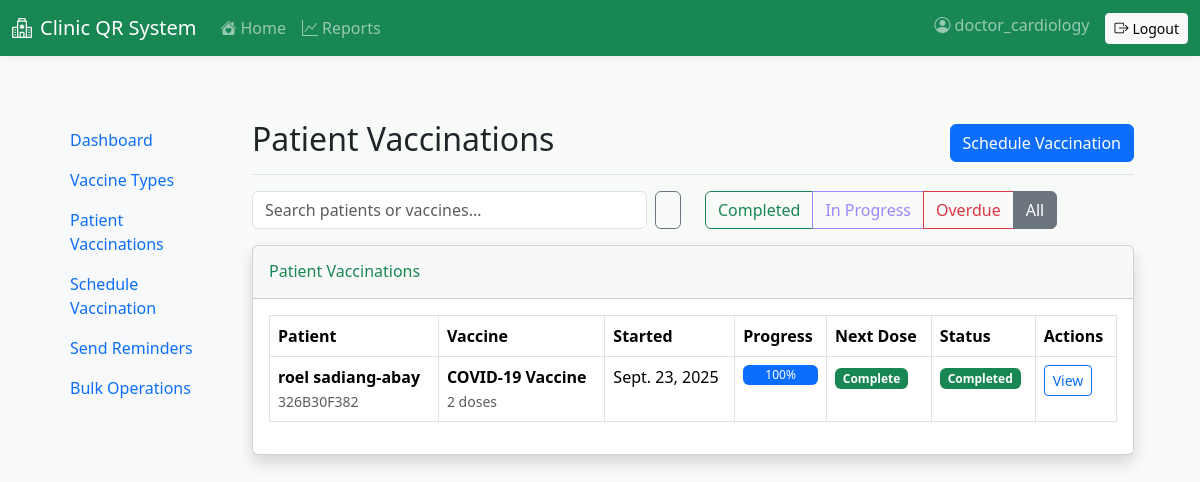
/vaccinations/vaccinations/ (signed in), run on an earlier commit of the app's database.
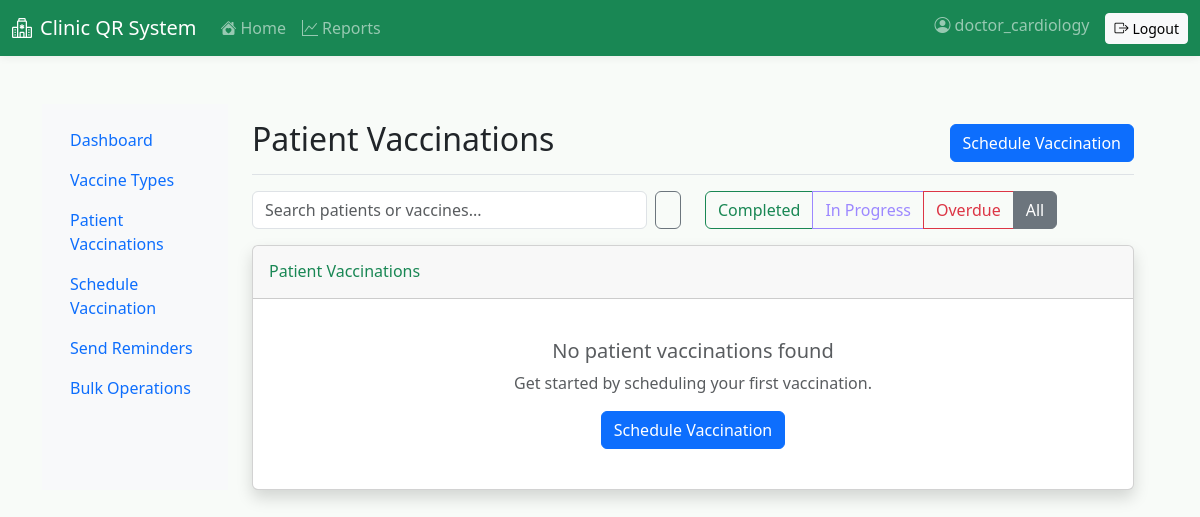
And on a later commit of the database.
### vaccinations/models.py (models this page shows, shortened)
class PatientVaccination(models.Model):
    patient = models.ForeignKey('patients.Patient', on_delete=models.CASCADE, related_name='vaccinations')
    vaccine_type = models.ForeignKey(VaccineType, on_delete=models.CASCADE, related_name='patient_vaccinations')
    started_date = models.DateField(default=timezone.now)
    completed = models.BooleanField(default=False)
    completion_date = models.DateField(null=True, blank=True)
    notes = models.TextField(blank=True)
    created_by = models.ForeignKey(User, on_delete=models.SET_NULL, null=True, blank=True)
    created_at = models.DateTimeField(auto_now_add=True)
    class Meta:
        unique_together = ['patient', 'vaccine_type']
        ordering = ['-created_at']
    def get_next_dose_number(self):
        administered_doses = self.doses.filter(administered=True).count()
        return administered_doses + 1
    def get_next_dose_date(self):
        next_dose_number = self.get_next_dose_number()
        if next_dose_number > self.vaccine_type.total_doses_required:
            return None
        schedule = self.vaccine_type.get_dose_schedule(self.started_date)
        if next_dose_number <= len(schedule):
            return schedule[next_dose_number - 1]
        return None
    def get_completion_percentage(self):
        administered = self.doses.filter(administered=True).count()
        return (administered / self.vaccine_type.total_doses_required) * 100

class VaccineType(models.Model):
    name = models.CharField(max_length=100, unique=True)
    description = models.TextField(blank=True)
    total_doses_required = models.PositiveIntegerField(
        default=1,
        validators=[MinValueValidator(1), MaxValueValidator(10)],
        help_text="Total number of doses required for complete vaccination"
    )
    dose_intervals = models.JSONField(
        default=list,
        help_text="List of intervals in days between doses (e.g., [0, 28, 180] for 0, 1 month, 6 months)"
    )
    age_minimum = models.PositiveIntegerField(
        default=0,
        help_text="Minimum age in months for this vaccine"
    )
    age_maximum = models.PositiveIntegerField(
        null=True, blank=True,
        help_text="Maximum age in months for this vaccine (null for no limit)"
    )
    is_active = models.BooleanField(default=True)
    created_at = models.DateTimeField(auto_now_add=True)
    class Meta:
        ordering = ['name']

### patients/models.py (models this page shows, shortened)
class Patient(models.Model):
    user = models.OneToOneField(User, on_delete=models.SET_NULL, null=True, blank=True, related_name='patient_profile')
    full_name = models.CharField(max_length=255)
    age = models.PositiveIntegerField(validators=[MinValueValidator(0)])
    address = models.TextField()
    contact = models.CharField(max_length=50)
    email = models.EmailField(unique=True)
    patient_code = models.CharField(max_length=20, unique=True)
    qr_code = models.ImageField(upload_to='qr_codes/', blank=True, null=True)
    profile_photo = models.ImageField(upload_to='profile_photos/', blank=True, null=True, help_text='Patient profile photo')
    must_change_password = models.BooleanField(default=False)
    created_at = models.DateTimeField(auto_now_add=True)

### vaccinations/views.py (the view, shortened to what this page needs)
# urls.py: path('vaccinations/', views.patient_vaccination_list, name='patient_vaccination_list'),
@login_required
def patient_vaccination_list(request):
    vaccinations = PatientVaccination.objects.select_related(
        'patient', 'vaccine_type', 'created_by'
    ).order_by('-created_at')
    search_query = request.GET.get('search', '')
    if search_query:
        vaccinations = vaccinations.filter(
            Q(patient__full_name__icontains=search_query) |
            Q(patient__patient_code__icontains=search_query) |
            Q(vaccine_type__name__icontains=search_query)
        )
    status_filter = request.GET.get('status', '')
    if status_filter == 'completed':
        vaccinations = vaccinations.filter(completed=True)
    elif status_filter == 'pending':
        vaccinations = vaccinations.filter(completed=False)
    overdue_filter = request.GET.get('overdue', '')
    paginator = Paginator(vaccinations, 20)
    page_number = request.GET.get('page')
    page_obj = paginator.get_page(page_number)
    context = {
        'page_obj': page_obj,
        'search_query': search_query,
        'status_filter': status_filter,
        'overdue_filter': overdue_filter,
    }
    return render(request, 'vaccinations/patient_vaccination_list.html', context)

### vaccinations/templates/vaccinations/patient_vaccination_list.html (shortened to what this page needs)
{% extends 'vaccinations/base.html' %}
{% block page_title %}Patient Vaccinations{% endblock %}
{% block page_actions %}
<a href="{% url 'vaccinations:vaccination_schedule' %}" class="btn btn-primary">
     Schedule Vaccination
</a>
{% endblock %}
{% block page_content %}
<div class="row mb-3">
    <div class="col-md-6">
        <form method="get" class="d-flex">
            <input type="text" name="search" class="form-control me-2"
                   placeholder="Search patients or vaccines..." value="{{ search_query }}">
            <button type="submit" class="btn btn-outline-secondary">
            </button>
        </form>
    </div>
    <div class="col-md-6">
        <div class="btn-group" role="group">
            <a href="?status=completed" class="btn btn-outline-success {% if status_filter == 'completed' %}active{% endif %}">
                Completed
            </a>
            <a href="?status=pending" class="btn btn-outline-warning {% if status_filter == 'pending' %}active{% endif %}">
                In Progress
            </a>
            <a href="?overdue=true" class="btn btn-outline-danger {% if overdue_filter == 'true' %}active{% endif %}">
                Overdue
            </a>
            <a href="?" class="btn btn-outline-secondary {% if not status_filter and not overdue_filter %}active{% endif %}">
                All
            </a>
        </div>
    </div>
</div>
<div class="card shadow">
    <div class="card-header py-3">
        <h6 class="m-0 font-weight-bold text-primary">Patient Vaccinations</h6>
    </div>
    <div class="card-body">
        {% if page_obj %}
            <div class="table-responsive">
                <table class="table table-bordered">
                    <thead>
                        <tr>
                            <th>Patient</th>
                            <th>Vaccine</th>
                            <th>Started</th>
                            <th>Progress</th>
                            <th>Next Dose</th>
                            <th>Status</th>
                            <th>Actions</th>
                        </tr>
                    </thead>
                    <tbody>
                        {% for vaccination in page_obj %}
                        <tr>
                            <td>
                                <strong>{{ vaccination.patient.full_name }}</strong><br>
                                <small class="text-muted">{{ vaccination.patient.patient_code }}</small>
                            </td>
                            <td>
                                <strong>{{ vaccination.vaccine_type.name }}</strong><br>
                                <small class="text-muted">{{ vaccination.vaccine_type.total_doses_required }} doses</small>
                            </td>
                            <td>{{ vaccination.started_date }}</td>
                            <td>
                                <div class="progress" style="height: 20px;">
                                    <div class="progress-bar" role="progressbar"
                                         style="width: {{ vaccination.get_completion_percentage }}%">
                                        {{ vaccination.get_completion_percentage|floatformat:0 }}%
                                    </div>
                                </div>
                            </td>
                            <td>
                                {% if vaccination.get_next_dose_date %}
                                    {% if vaccination.is_overdue %}
                                        <span class="badge bg-danger">{{ vaccination.get_next_dose_date }}</span>
                                    {% else %}
                                        <span class="badge bg-info">{{ vaccination.get_next_dose_date }}</span>
                                    {% endif %}
                                {% else %}
                                    <span class="badge bg-success">Complete</span>
                                {% endif %}
                            </td>
                            <td>
                                {% if vaccination.completed %}
                                    <span class="badge bg-success">Completed</span>
                                {% elif vaccination.is_overdue %}
                                    <span class="badge bg-danger">Overdue</span>
                                {% else %}
                                    <span class="badge bg-warning">In Progress</span>
                                {% endif %}
                            </td>
                            <td>
                                <div class="btn-group btn-group-sm" role="group">
                                    <a href="{% url 'vaccinations:patient_vaccination_detail' vaccination.pk %}"
                                       class="btn btn-outline-primary">
                                         View
                                    </a>
                                </div>
                            </td>
                        </tr>
                        {% endfor %}
                    </tbody>
                </table>
            </div>
        {% else %}
            <div class="text-center py-4">
                <h5 class="text-muted">No patient vaccinations found</h5>
                {% if search_query %}
                    <p class="text-muted">Try adjusting your search criteria.</p>
                {% else %}
                    <p class="text-muted">Get started by scheduling your first vaccination.</p>
                    <a href="{% url 'vaccinations:vaccination_schedule' %}" class="btn btn-primary">
                         Schedule Vaccination
                    </a>
                {% endif %}
            </div>
        {% endif %}
    </div>
</div>
{% endblock %}

### templates/base.html (shortened to what this page needs)
{% load static %}
<!doctype html>
<html lang="en">
  <head>
    <link href="https://cdn.jsdelivr.net/npm/bootstrap@5.3.3/dist/css/bootstrap.min.css" rel="stylesheet">
    <link href="https://cdn.jsdelivr.net/npm/bootstrap-icons@1.11.3/font/bootstrap-icons.min.css" rel="stylesheet">
    <link href="{% static 'css/admin-purple.css' %}" rel="stylesheet">
  </head>
  <body data-user-role="{% if request.user.is_authenticated %}{% if request.user.groups.all.0.name == 'Reception' %}reception{% elif request.user.groups.all.0.name == 'Doctor' %}doctor{% elif request.user.groups.all.0.name == 'Laboratory' %}lab{% elif request.user.groups.all.0.name == 'Pharmacy' %}pharmacy{% elif request.user.groups.all.0.name == 'Vaccination' %}vaccination{% elif request.user.groups.all.0.name == 'Patient' %}patient{% else %}staff{% endif %}{% else %}guest{% endif %}">
    <nav class="navbar navbar-expand-lg navbar-dark bg-success">
      <div class="container-fluid">
        <a class="navbar-brand d-flex align-items-center" href="{% if request.user.is_authenticated %}{% if request.user.is_superuser %}/dashboard/admin/{% elif request.user.groups.all.0.name == 'Reception' %}/dashboard/reception/{% elif request.user.groups.all.0.name == 'Doctor' %}/dashboard/doctor/{% elif request.user.groups.all.0.name == 'Laboratory' %}/dashboard/lab/{% elif request.user.groups.all.0.name == 'Pharmacy' %}/dashboard/pharmacy/{% elif request.user.groups.all.0.name == 'Vaccination' %}/dashboard/vaccination/{% elif request.user.groups.all.0.name == 'Patient' %}/patients/portal/{% else %}/dashboard/{% endif %}{% else %}/accounts/login/{% endif %}">
          <i class="bi bi-hospital me-2"></i>Clinic QR System
        </a>
        <div class="collapse navbar-collapse" id="navbarsMain">
          <ul class="navbar-nav me-auto mb-2 mb-lg-0">
            {% if request.user.is_authenticated %}
              <li class="nav-item">
                <a class="nav-link" href="{% if request.user.is_superuser %}/dashboard/admin/{% elif request.user.groups.all.0.name == 'Reception' %}/dashboard/reception/{% elif request.user.groups.all.0.name == 'Doctor' %}/dashboard/doctor/{% elif request.user.groups.all.0.name == 'Laboratory' %}/dashboard/lab/{% elif request.user.groups.all.0.name == 'Pharmacy' %}/dashboard/pharmacy/{% elif request.user.groups.all.0.name == 'Vaccination' %}/dashboard/vaccination/{% elif request.user.groups.all.0.name == 'Patient' %}/patients/portal/{% else %}/dashboard/{% endif %}"><i class="bi bi-house-heart-fill me-1"></i>Home</a>
              </li>
              {% if request.user.is_superuser %}
              <li class="nav-item dropdown">
                <a class="nav-link dropdown-toggle" href="#" id="adminReportsDropdown" role="button" data-bs-toggle="dropdown" aria-expanded="false">
                  <i class="bi bi-graph-up me-1"></i>Reports
                </a>
                <ul class="dropdown-menu" aria-labelledby="adminReportsDropdown">
                  <li>
                    <a class="dropdown-item" href="/dashboard/admin/system-reports/">
                      <i class="bi bi-clipboard-data me-1"></i>System Reports
                    </a>
                  </li>
                  <li><hr class="dropdown-divider"></li>
                  <li>
                    <a class="dropdown-item" href="/dashboard/admin/system-reports/?role=doctor">
                      <i class="bi bi-stethoscope me-1"></i>Doctor Reports
                    </a>
                  </li>
                  <li>
                    <a class="dropdown-item" href="/dashboard/admin/system-reports/?role=laboratory">
                      <i class="bi bi-flask me-1"></i>Laboratory Reports
                    </a>
                  </li>
                  <li>
                    <a class="dropdown-item" href="/dashboard/admin/system-reports/?role=pharmacy">
                      <i class="bi bi-capsule me-1"></i>Pharmacy Reports
                    </a>
                  </li>
                  <li>
                    <a class="dropdown-item" href="/dashboard/admin/system-reports/?role=vaccination">
                      <i class="bi bi-shield-plus me-1"></i>Vaccination Reports
                    </a>
                  </li>
                  <li>
                    <a class="dropdown-item" href="/dashboard/admin/system-reports/?role=reception">
                      <i class="bi bi-people me-1"></i>Reception/Triage Reports
                    </a>
                  </li>
                </ul>
              </li>
              {% else %}
              <li class="nav-item">
                {% if request.user.groups.all.0.name == 'Patient' %}
                  <a class="nav-link" href="/patient/report/"><i class="bi bi-graph-up me-1"></i>My Reports</a>
                {% else %}
                  <a class="nav-link" href="/dashboard/reports/"><i class="bi bi-graph-up me-1"></i>Reports</a>
                {% endif %}
              </li>
              {% endif %}
            {% endif %}
          </ul>
          <ul class="navbar-nav ms-auto">
            {% if request.user.is_authenticated %}
              <li class="nav-item"><span class="navbar-text"><i class="bi bi-person-circle me-1"></i>{{ request.user.username }}</span></li>
              <li class="nav-item ms-3">
                <form method="post" action="/accounts/logout/" class="d-inline">
                  <button class="btn btn-light btn-sm" type="submit"><i class="bi bi-box-arrow-right me-1"></i>Logout</button>
                </form>
              </li>
            {% else %}
              <li class="nav-item"><a class="btn btn-light btn-sm" href="/accounts/login/"><i class="bi bi-box-arrow-in-right me-1"></i>Login</a></li>
            {% endif %}
          </ul>
        </div>
      </div>
    </nav>
    <main class="container my-5">
      {% block content %}{% endblock %}
    </main>
  </body>
</html>

What changed in the data, as far as the page shows it:
removed PatientVaccination: patient.full_name "roel sadiang-abay", patient.patient_code "326B30F382", vaccine_type.name "COVID-19 Vaccine", vaccine_type.total_doses_required "2", started_date "Sept. 23, 2025", get_completion_percentage "100", shows "Complete", completed "Completed"
Also different on the page:
text no longer shown: "Patient Vaccine Started Progress Next Dose Status Actions"
text now shown: "No patient vaccinations found Get started by scheduling your first vaccination. Schedule Vaccination"
